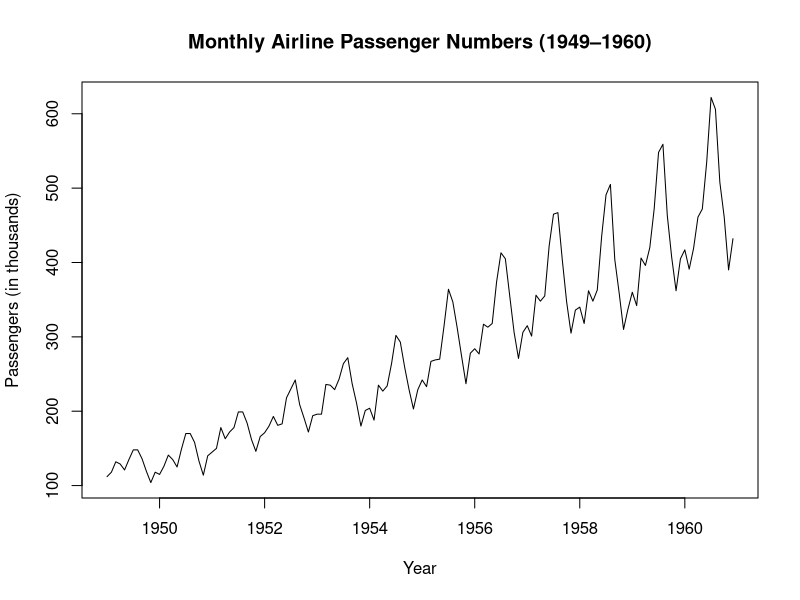
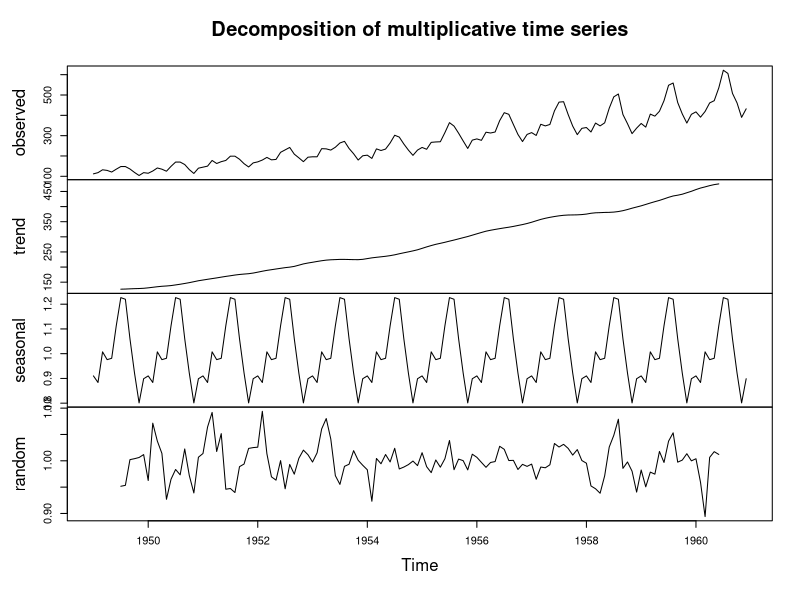
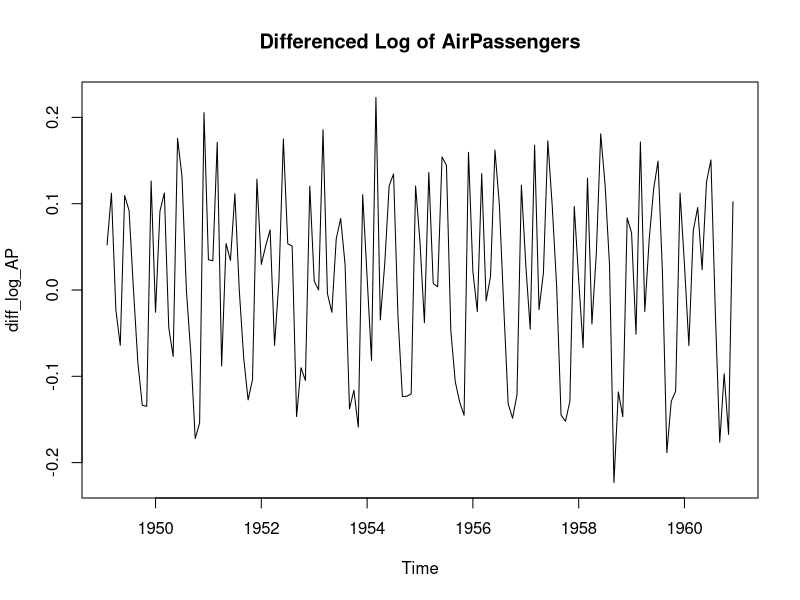
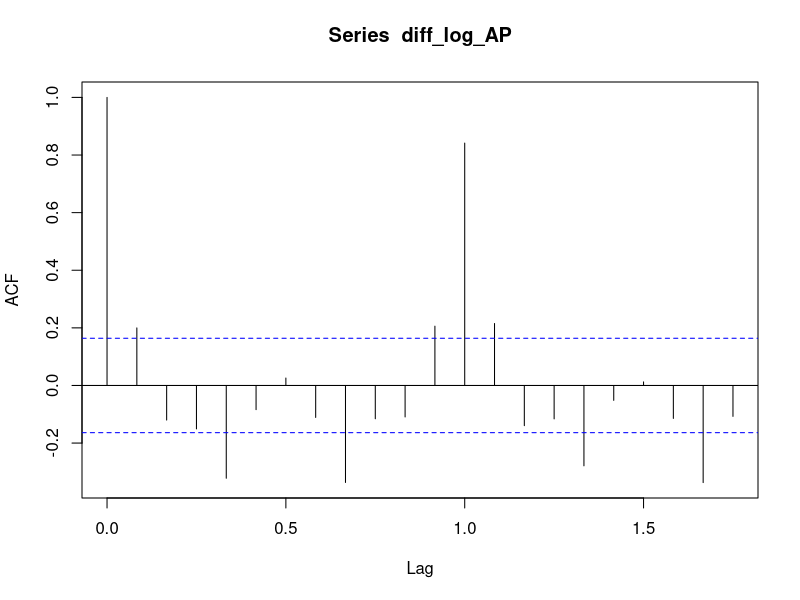
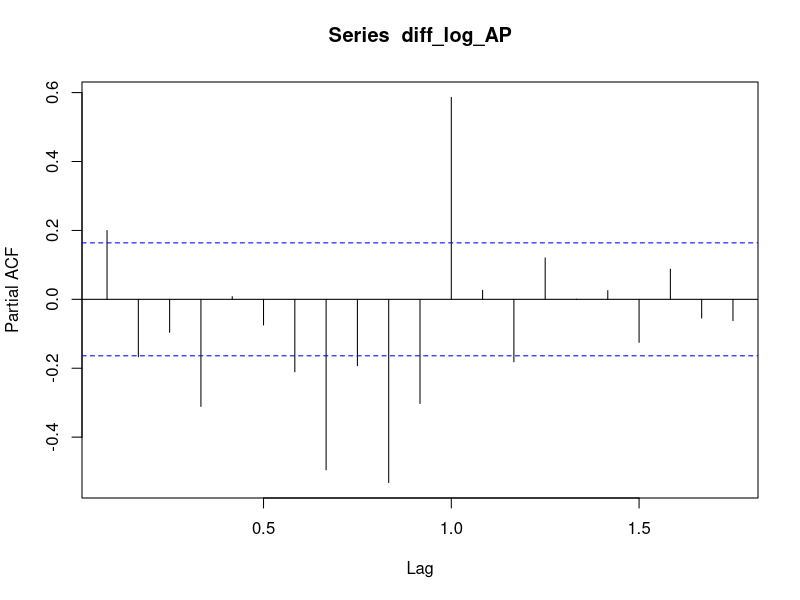
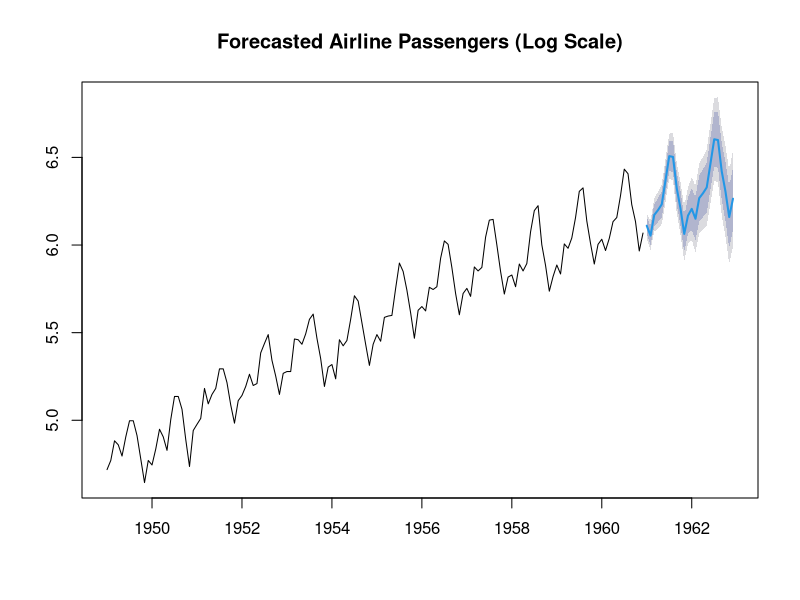
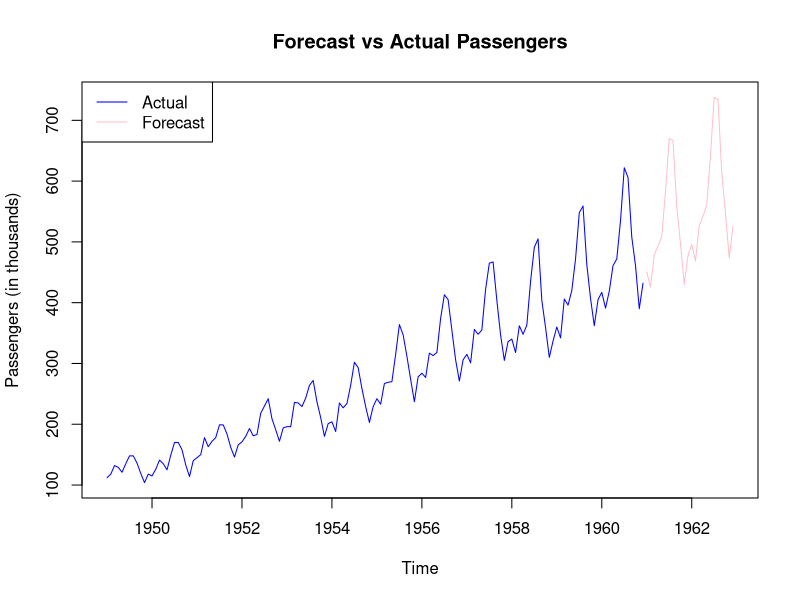

The R script that drew these images, in order:
## ---- chunk 1
data("AirPassengers")

str(AirPassengers)
summary(AirPassengers)

# just the raw time series
plot(AirPassengers,
     main = "Monthly Airline Passenger Numbers (1949–1960)",
     ylab = "Passengers (in thousands)",
     xlab = "Year")
## ---- chunk 2
# separates the trend, seasonal pattern, and random noise
decomposed <- decompose(AirPassengers, type = "multiplicative")

# Plot the decomposition
plot(decomposed)
# peaks in summer, and an upward trend over time.

## ---- chunk 3
# stabilize variance
# assume constant variance.
log_AP <- log(AirPassengers)

# achieve stationarity
diff_log_AP <- diff(log_AP)

# Plot differenced data
plot(diff_log_AP, main = "Differenced Log of AirPassengers") # achieved stationary series 

# Autocorrelation Function
acf(diff_log_AP)
# Partial Autocorrelation Function
pacf(diff_log_AP)

## ---- chunk 4

# install.packages("forecast")
library(forecast)

# Fit ARIMA model automatically
fit <- auto.arima(log_AP) # I can actually omitted the acf() & pacf()... cause auto.arima() find the best values for p, d, q value for me.
summary(fit)

# next 2 years.
forecasted <- forecast(fit, h = 24)
plot(forecasted, main = "Forecasted Airline Passengers (Log Scale)")

# The forecast shows continued seasonal cycles with increasing values, matching historical patterns.
# The prediction intervals widen over time; increased uncertainty the further you forecast.

## ---- chunk 5

# Convert log-forecast back to actual units
forecast_exp <- exp(forecasted$mean)

ts.plot(AirPassengers, forecast_exp,
        col = c("blue", "pink"),
        lty = 1,
        main = "Forecast vs Actual Passengers",
        ylab = "Passengers (in thousands)")
legend("topleft", legend = c("Actual", "Forecast"), col = c("blue", "pink"), lty = 1)

# The forecast follow the upward trend in air travel demand as in the historical data.
# The pink forecast line shows the seasonal spikes, peaking in the middle of each year (around summer).
# By the end of 1962, forecasted passenger numbers exceed 700,000 in peak months.
